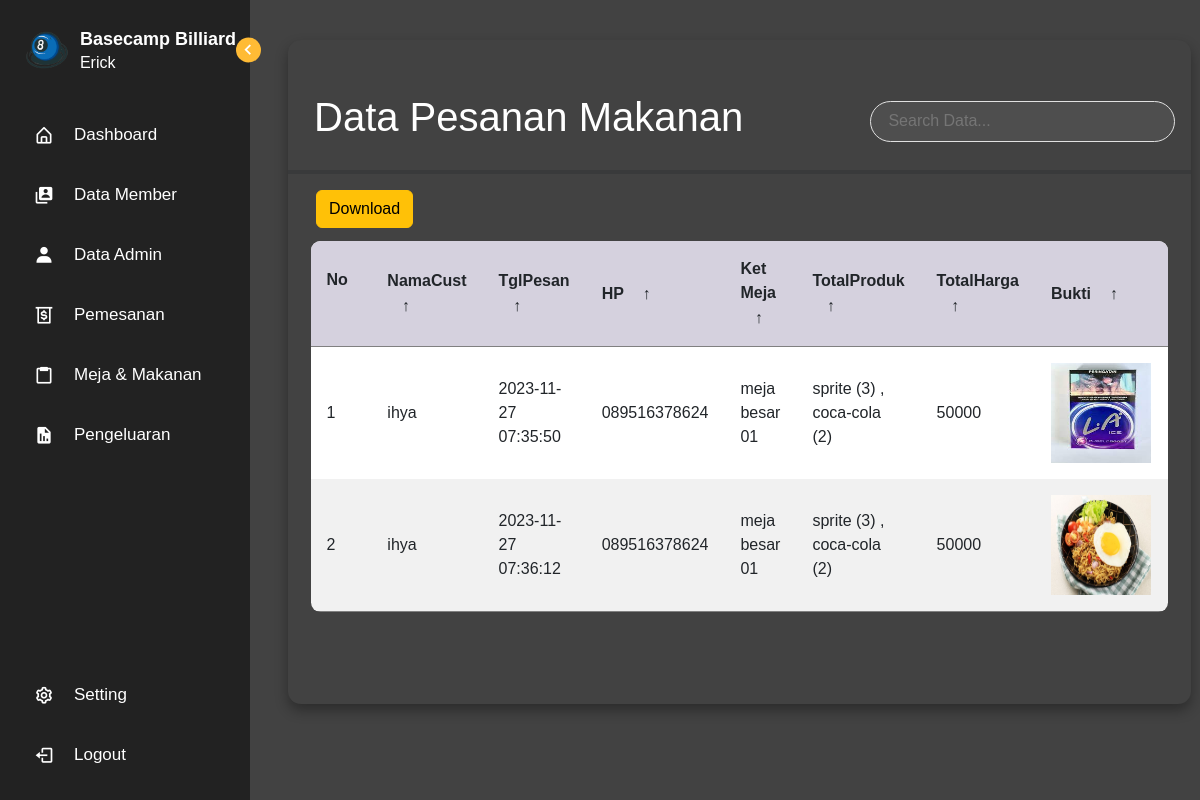
Page /index.php?page=makanpesan (signed in) on the earlier database version.
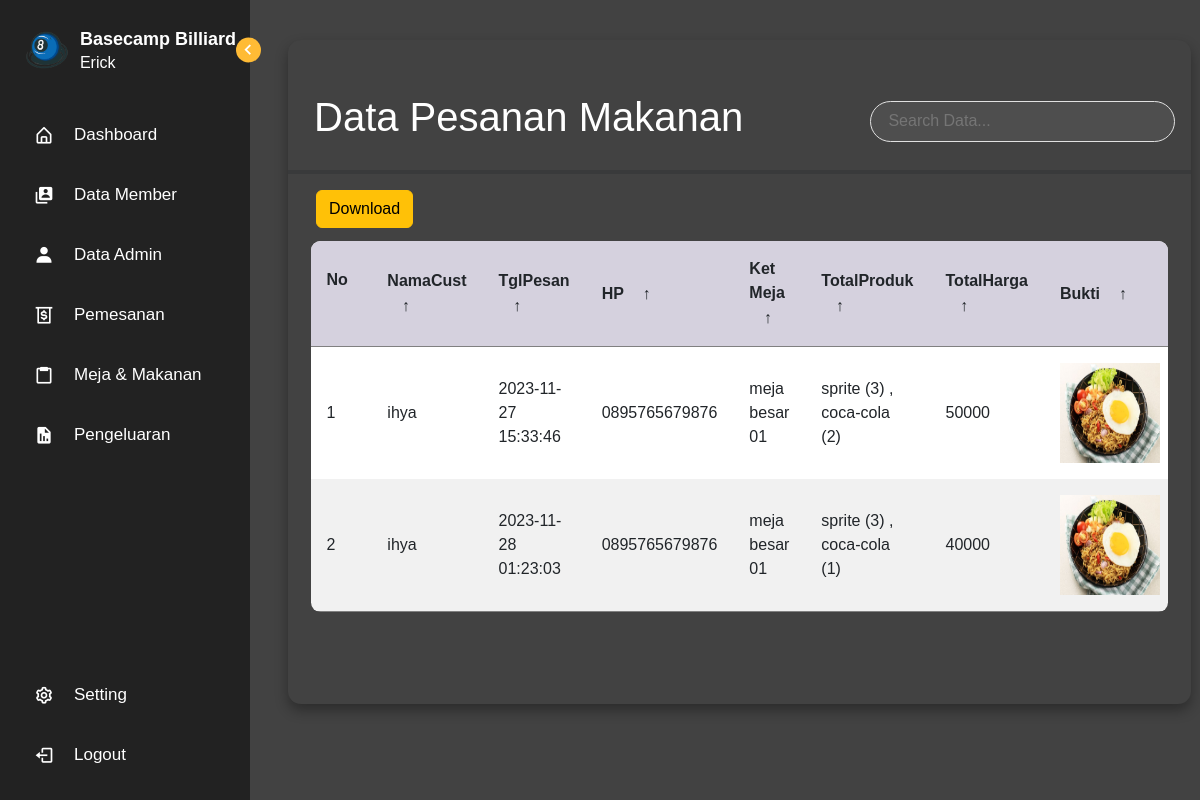
Same page on the later database version.
### tables this page shows
CREATE TABLE `bayarmkn` (
  `idbayarmkn` int(11) NOT NULL,
  `idpesan` int(11) NOT NULL,
  `bukti` text NOT NULL,
  `tgl_upload` timestamp NOT NULL DEFAULT current_timestamp(),
  `konfirmasi` varchar(50) NOT NULL
);

CREATE TABLE `pesan` (
  `idpesan` int(11) NOT NULL,
  `iduser` int(11) NOT NULL,
  `tgl_pesan` timestamp NOT NULL DEFAULT current_timestamp(),
  `nama` varchar(255) NOT NULL,
  `hp` varchar(255) NOT NULL,
  `meja` varchar(255) NOT NULL,
  `foto` text NOT NULL,
  `total_products` varchar(255) NOT NULL,
  `total_price` varchar(255) NOT NULL,
  `status` varchar(255) NOT NULL
);

### functions.php (called while the page is built, shortened)
<?php
$conn = mysqli_connect("localhost", "root", "", "db_futsal");
function query($query)
{
  global $conn;
  $result = mysqli_query($conn, $query);
  $rows = [];
  while ($row = mysqli_fetch_assoc($result)) {
    $rows[] = $row;
  }
  return $rows;
}
 ?>

### admin/pesanmakan.php (the view, shortened to what this page needs)
<?php
include_once(__DIR__ . '/../functions.php');
$pesan = query("SELECT pesan.idpesan, pesan.nama, pesan.hp, pesan.meja, pesan.total_products, pesan.total_price, bayarmkn.tgl_upload, bayarmkn.bukti, bayarmkn.konfirmasi
FROM pesan
JOIN bayarmkn ON pesan.idpesan = bayarmkn.idpesan ");
?>
<!DOCTYPE html>
<html lang="en">
<head>
  <link rel="stylesheet" href="../css/form.css">
  <link rel="stylesheet" href="https://cdnjs.cloudflare.com/ajax/libs/font-awesome/4.7.0/css/font-awesome.min.css">
  <link rel="stylesheet" href="https://cdn.datatables.net/1.13.4/css/jquery.dataTables.css" />
</head>
<body>
  <div class="container-fluid">
    <div class="row">
      <div class="col-10 p-5">
        <main class="table">
          <section class="table__header mt-5">
            <h1 style="margin-left:10px;">Data Pesanan Makanan</h1>
            <div class="input-group">
              <input type="search" placeholder="Search Data...">
            </div>
          </section>
          <hr>
          <button class="btn btn-inti btn btn-warning" style="margin-left: 28px;" data-bs-toggle="modal" data-bs-target="#tambahModal1">Download</button>
          <section class="table__body">
            <table>
              <thead>
                <tr>
                  <th> No <span class="icon-arrow"></span></th>
                  <th> NamaCust <span class="icon-arrow">&UpArrow;</span></th>
                  <th> TglPesan <span class="icon-arrow">&UpArrow;</span></th>
                  <th> HP <span class="icon-arrow">&UpArrow;</span></th>
                  <th> Ket Meja <span class="icon-arrow">&UpArrow;</span></th>
                  <th> TotalProduk <span class="icon-arrow">&UpArrow;</span></th>
                  <th> TotalHarga <span class="icon-arrow">&UpArrow;</span></th>
                  <th> Bukti <span class="icon-arrow">&UpArrow;</span></th>
                </tr>
              </thead>
              <tbody>
                <?php $i = 1; ?>
                <?php foreach ($pesan as $row) : ?>
                  <tr>
                    <td><?= $i++; ?></td>
                    <td><?= $row["nama"]; ?></td>
                    <td><?= $row["tgl_upload"]; ?></td>
                    <td><?= $row["hp"]; ?></td>
                    <td><?= $row["meja"]; ?></td>
                    <td><?= $row["total_products"]; ?></td>
                    <td><?= $row["total_price"]; ?></td>
                    <td><img src="../img/<?= $row["bukti"]; ?>" id="imglap" width="100" height="100"></td>
                  </tr>
                  <?php endforeach; ?>
                </tbody>
              </section>
          </main>
      </div>
</body>
</html>

Differences in the rows shown:
no longer on this page (row unchanged): bayarmkn: idpesan.nama "ihya", tgl_upload "2023-11-27 07:35:50", idpesan.hp "089516378624", idpesan.meja "meja besar 01", idpesan.total_products "sprite (3) , coca-cola (2)", idpesan.total_price "50000", bukti (picture)
no longer on this page (row edited): bayarmkn: idpesan.nama "ihya", tgl_upload "2023-11-27 07:36:12", idpesan.hp "089516378624", idpesan.meja "meja besar 01", idpesan.total_products "sprite (3) , coca-cola (2)", idpesan.total_price "50000", bukti (picture)
added bayarmkn: idpesan.nama "ihya", tgl_upload "2023-11-27 15:33:46", idpesan.hp "0895765679876", idpesan.meja "meja besar 01", idpesan.total_products "sprite (3) , coca-cola (2)", idpesan.total_price "50000", bukti (picture)
added bayarmkn: idpesan.nama "ihya", tgl_upload "2023-11-28 01:23:03", idpesan.hp "0895765679876", idpesan.meja "meja besar 01", idpesan.total_products "sprite (3) , coca-cola (1)", idpesan.total_price "40000", bukti (picture)
